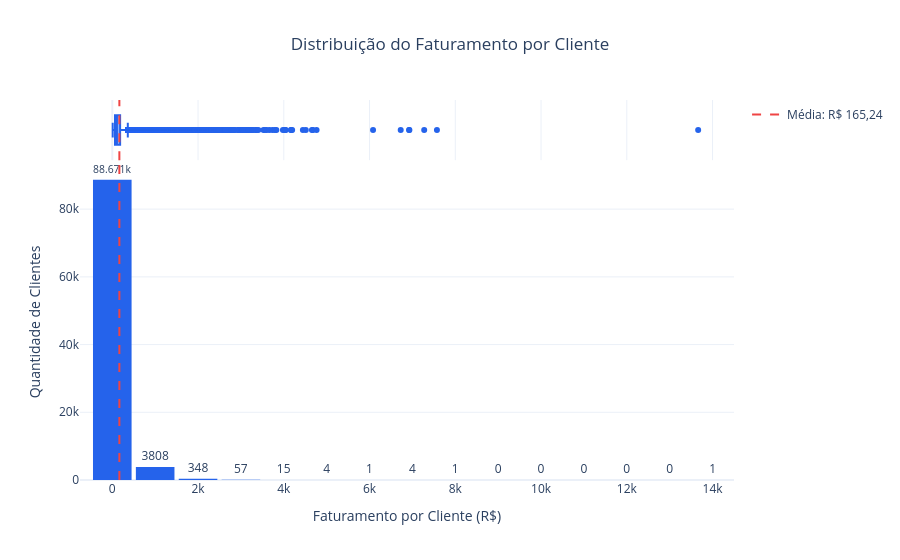

Notebook source saved alongside this figure:
### Code cell
# 1. Cria o Histograma com o Box Plot na margem
fig = px.histogram(
    data_frame=sales_by_client_data,
    x="revenue",
    nbins=18,
    marginal="box", 
    title="Distribuição do Faturamento por Cliente",
    template="plotly_white",
    color_discrete_sequence=["#2563EB"]
)

# 2A. Adiciona a linha vertical
fig.add_vline(
    x=mean_revenue,
    line_dash="dash",
    line_color="#EF4444",  
    line_width=2,
)

# 2B. Adiciona o nome/rótulo da linha na legenda (já que shapes não entram na legenda sozinhos)
fig.add_trace(go.Scatter(
    x=[None],
    y=[None],
    mode="lines",
    name=f"Média: {format_brl(mean_revenue)}",  # O "nome" que aparece na legenda
    line=dict(color="#EF4444", dash="dash", width=2), # Mesmo estilo da linha vermelha tracejada
    showlegend=True
))

# 3. Força a exibição dos números (incluindo o zero) em cima de cada barra
fig.update_traces(
    texttemplate="%{y}",       
    textposition="outside",    
    cliponaxis=False,          
    selector=dict(type="histogram") 
)

# 4. Ajustes de layout finais (garantindo que a legenda apareça)
fig.update_layout(
    title=dict(x=0.5, xanchor="center"),
    xaxis_title="Faturamento por Cliente (R$)",
    yaxis_title="Quantidade de Clientes",
    bargap=0.1,
    showlegend=True  # Ativa a exibição da legenda no gráfico
)

fig.show()

### Figure 1 — Plotly figure (JSON) as saved in the notebook; plotly's stock layout.template omitted (floating-point values rounded to 4 significant figures; data arrays with more than 128 entries replaced by an {"elided": "..."} marker saying what was removed)
{"data": [{"bingroup": "x", "cliponaxis": false, "hovertemplate": "revenue=%{x}<br>count=%{y}<extra></extra>", "legendgroup": "", "marker": {"color": "#2563EB", "pattern": {"shape": ""}}, "name": "", "nbinsx": 18, "orientation": "v", "showlegend": false, "textposition": "outside", "texttemplate": "%{y}", "type": "histogram", "x": {"elided": "92910 float values"}, "xaxis": "x", "yaxis": "y"}, {"hovertemplate": "revenue=%{x}<extra></extra>", "legendgroup": "", "marker": {"color": "#2563EB"}, "name": "", "notched": true, "showlegend": false, "type": "box", "x": {"elided": "92910 float values"}, "xaxis": "x2", "yaxis": "y2"}, {"line": {"color": "#EF4444", "dash": "dash", "width": 2}, "mode": "lines", "name": "Média: R$ 165,24", "showlegend": true, "type": "scatter", "x": [null], "y": [null]}], "layout": {"bargap": 0.1, "barmode": "relative", "legend": {"tracegroupgap": 0}, "shapes": [{"line": {"color": "#EF4444", "dash": "dash", "width": 2}, "type": "line", "x0": 165.2, "x1": 165.2, "xref": "x", "y0": 0, "y1": 1, "yref": "y domain"}, {"line": {"color": "#EF4444", "dash": "dash", "width": 2}, "type": "line", "x0": 165.2, "x1": 165.2, "xref": "x2", "y0": 0, "y1": 1, "yref": "y2 domain"}], "showlegend": true, "title": {"text": "Distribuição do Faturamento por Cliente", "x": 0.5, "xanchor": "center"}, "xaxis": {"anchor": "y", "domain": [0, 1], "title": {"text": "Faturamento por Cliente (R$)"}}, "xaxis2": {"anchor": "y2", "domain": [0, 1], "matches": "x", "showgrid": true, "showticklabels": false}, "yaxis": {"anchor": "x", "domain": [0, 0.8316], "title": {"text": "Quantidade de Clientes"}}, "yaxis2": {"anchor": "x2", "domain": [0.8416, 1], "matches": "y2", "showgrid": false, "showline": false, "showticklabels": false, "ticks": ""}}}
